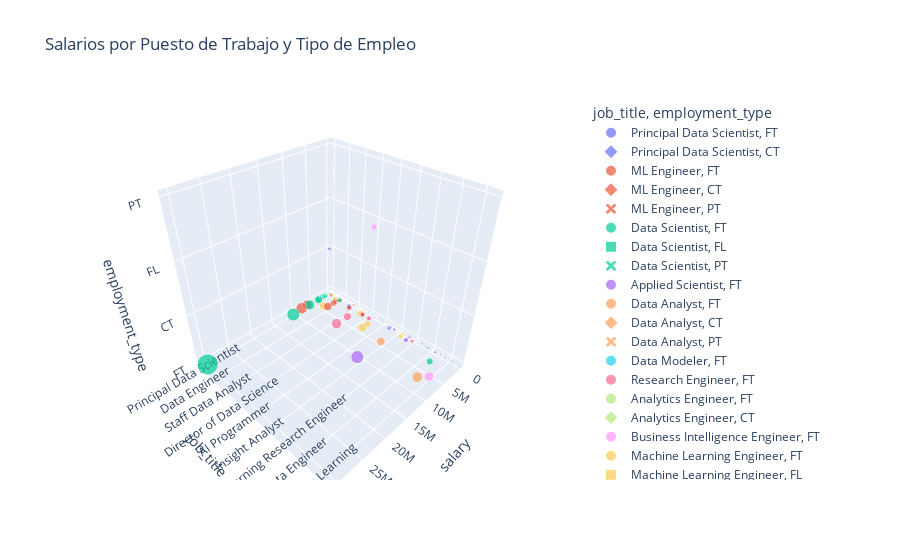

Source (notebook cell):
### Code cell
fig = px.scatter_3d(df, x="salary", y="job_title", z="employment_type", color="job_title", size="salary", hover_name="job_title", symbol="employment_type", title="Salarios por Puesto de Trabajo y Tipo de Empleo")
fig.show()
